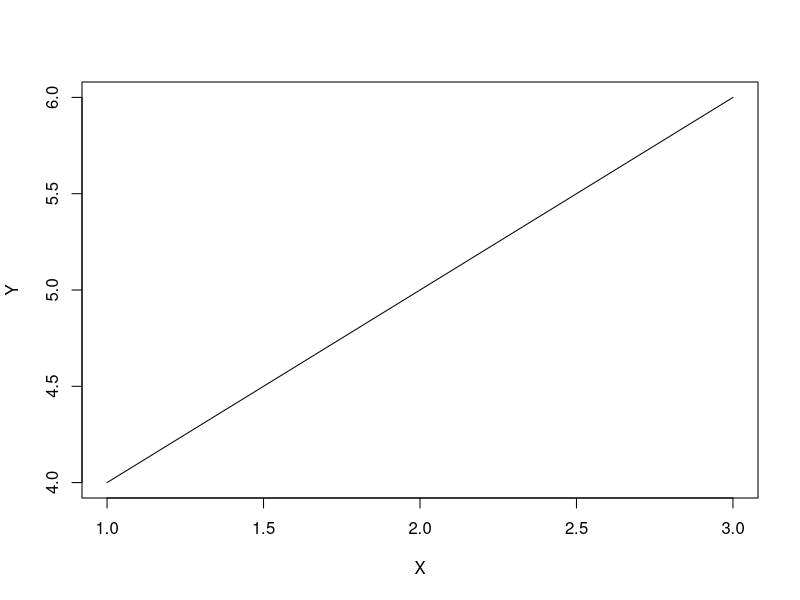
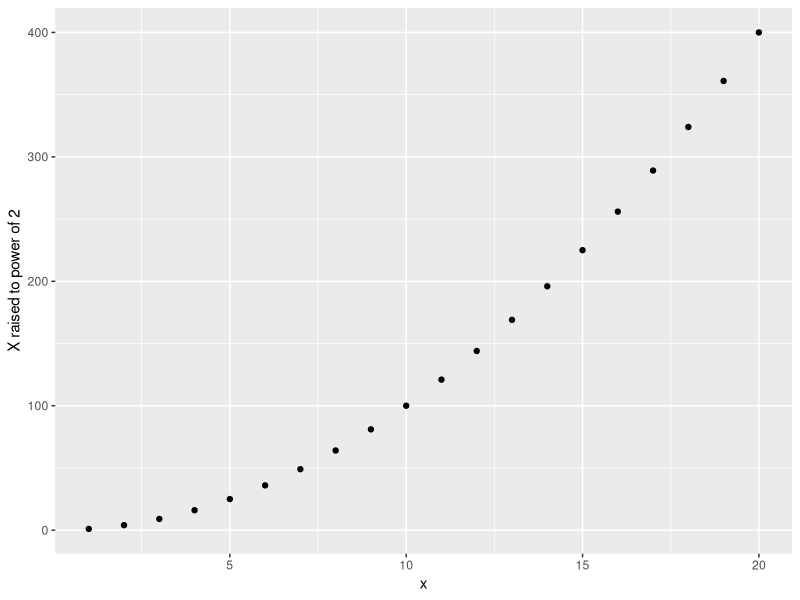
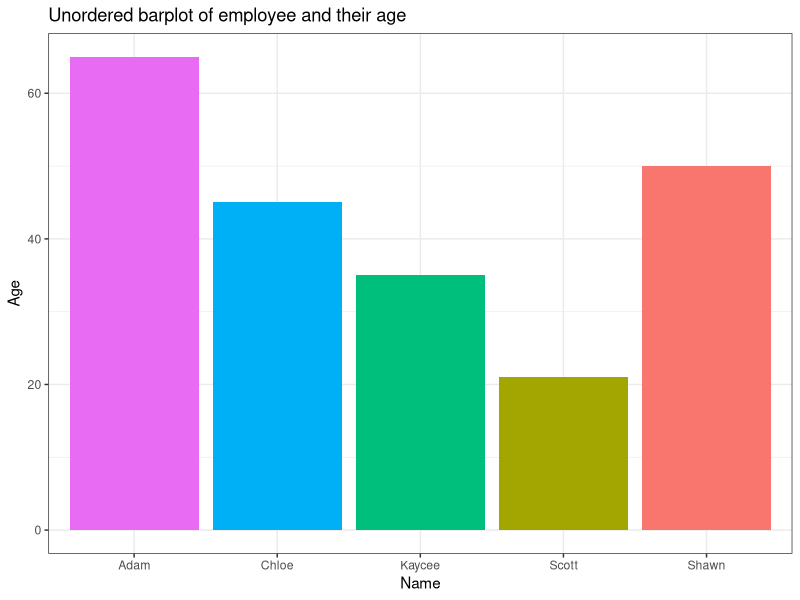
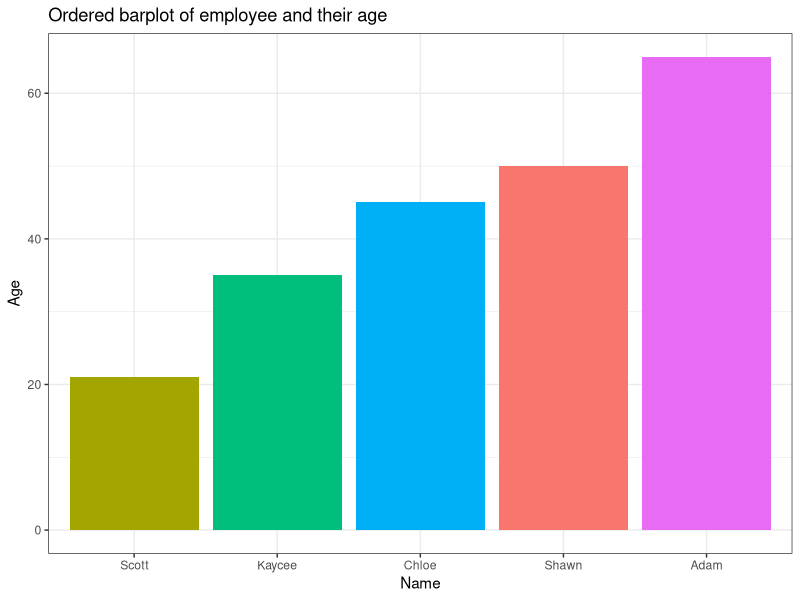

The R source for these figures, in order:
## ---- chunk 1
knitr::opts_chunk$set(echo = TRUE)
## ---- chunk 2
a = c(1,2,3,4,5)
b = c(6,7,8,9,10)
c = c(11,12,13,14,15)
mat = matrix(c(a,b,c),
nrow = 3,
ncol =5)
print(mat)

# Plot the graph
plot(mat, type = "l", xlab = "X", ylab = "Y")

## ---- chunk 3
# set vectors for name, age, role and length of service
emp_name = c("Scott", "Adam", "Chloe", "Kaycee", "Shawn")
age = c(21, 65, 45, 35, 50)
role = c("Nurse", "Radiographer", "Psychologist", "Phsyiotherapist", "Doctor")
len_service = c(6, 9, 8, 10, 25)

# create the dataframe 
employee = data.frame(emp_name, age, role, len_service)
print(employee)

## ---- chunk 4
# import library 
library(tidyverse)
# create sequence 1 to 20
x = seq(1,20)
y = x ^ 2
qplot(x,y, ylab = "X raised to power of 2")
## ---- chunk 5
# lets create unordered barplot of employee and their age, we will use their role to fill the bar
employee %>% 
  ggplot(aes(emp_name, age, fill=role))+
  geom_bar(stat = "identity", show.legend = FALSE)+
  xlab("Name")+
  ylab("Age")+
  ggtitle("Unordered barplot of employee and their age")+
  theme_bw()
## ---- chunk 6
# sort the barplot using fct_reorder
employee %>% 
  ggplot(aes(fct_reorder(emp_name, age),age, fill=role))+
  geom_bar(stat = "identity", show.legend = FALSE)+
  xlab("Name")+
  ylab("Age")+
  ggtitle("Ordered barplot of employee and their age")+
  theme_bw()
## ---- chunk 7
for (i in 1:100){
  if(i %% 3 == 0 & i %% 5 == 0) {print("FizzBuzz")}
  else if(i %% 3 == 0) {print("Fizz")}
  else if(i %% 5 == 0) {print("Buzz")}
  else print(i)
}
